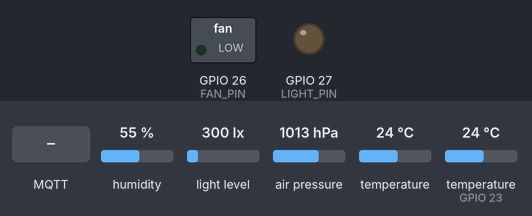
A sketch run on a simulated ESP32. Shown: switched loads named in the sketch (green lamp = pin HIGH), output pins drawn as LEDs (lit = HIGH). Inputs (shaded band) come from the test bench; at power-on: light level 300 lx, humidity 55 %, air pressure 1013 hPa, temperature 24 °C, temperature (sensor on GPIO 23) 24 °C. WiFi joins after 1.5 s; servers stay silent unless stated; random numbers use the default seed unless the sketch sets one; no MQTT or app messages arrive unless stated; what the sketch prints to the serial monitor is not drawn.

Above: at 2.7 s.
2.8 s: light level set to 32 lx
5.2 s: light level set to 27 lx
At 7.2 s:
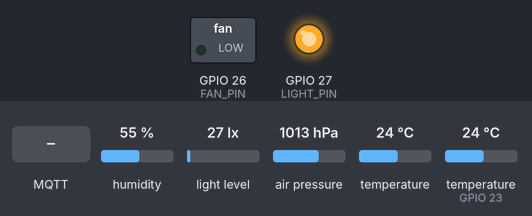
7.5 s: humidity set to 59 %
9.3 s: humidity set to 62 %
At 11.2 s:
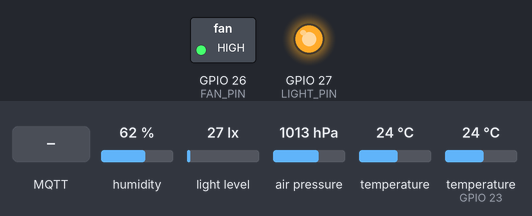
11.6 s: MQTT message "mode-toggle" arrives on the first subscribed topic
At 12.0 s:
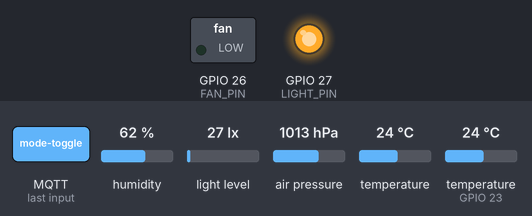
13.1 s: MQTT message "fan-toggle" arrives on the first subscribed topic
At 14.3 s:
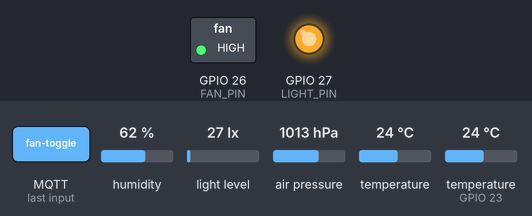
Timing chart, 0 to 15.6 s (numbered marks = the images above; inputs shaded):
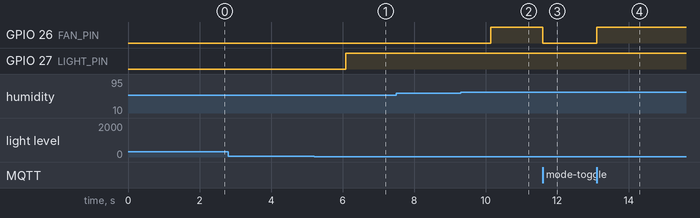

Measured:
- the behaviour switches between 30 and 29 lx on light level (found by bisection; images 0 and 1)
- the behaviour switches between 60 and 61 % on humidity (found by bisection; images 1 and 2)
- after the input at 2.8 s, every drawn part: stays the same
- after the input at 5.2 s, GPIO 27 (LIGHT_PIN): LOW → HIGH after 0.89 s
- after the input at 7.5 s, every drawn part: stays the same
- after the input at 9.3 s, GPIO 26 (FAN_PIN): LOW → HIGH after 0.84 s
- after the input at 11.6 s, GPIO 26 (FAN_PIN): HIGH → LOW at once
- after the input at 13.1 s, GPIO 26 (FAN_PIN): LOW → HIGH at once

The sketch:

esp32_firmware.ino
```cpp
#include <WiFiClientSecure.h> // For SSL
#include <PubSubClient.h>     // For MQTT
#include <ArduinoJson.h>      // For creating JSON
#include <Wire.h>
#include <BH1750.h>
#include <DHT.h>
#include <Adafruit_Sensor.h>
#include <Adafruit_BMP280.h>

// --- ⚠️ 1. CONFIGURE YOUR WIFI ⚠️ ---
const char *ssid = "Tanmay";
const char *password = "tnmy9416";
// ---

// --- ⚠️ 2. CONFIGURE YOUR MQTT BROKER ⚠️ ---
const char* mqtt_server = "afc8a0ac2ccf462c8f92b932403518df.s1.eu.hivemq.cloud";
const char* mqtt_user = "hivemq.webclient.1761751067946";
const char* mqtt_pass = "wy.b7f8cB*0GTUW&4Ha:";
const int mqtt_port = 8883; // Standard MQTT SSL Port (NOT the WebSocket port)
// ---

// WiFi and MQTT Clients
WiFiClientSecure espClient;
PubSubClient client(espClient);

// Define pins for DHT sensor and control
#define DHTPIN 23
#define DHTTYPE DHT11
DHT dht(DHTPIN, DHTTYPE);

// Define pins for light and fan control
#define FAN_PIN 26
#define LIGHT_PIN 27

// Light sensor
BH1750 lightMeter;

// BMP280 pressure and temperature sensor
Adafruit_BMP280 bmp;

// Control states for manual operation
bool fanState = false;
bool lightState = false;
bool manualMode = false;

// States when in auto mode
bool autoFan = false;
bool autoLight = false;

// Cached sensor values
float cachedInsideTemp = 0;
float cachedInsideHum = 0;
float cachedOutsideTemp = 0;
float cachedOutsideHum = 0;
float cachedOutsidePress = 0;
float cachedLux = 0;

unsigned long lastSensorUpdate = 0;
const unsigned long sensorInterval = 2000;

// Reads and updates all sensor values
void readSensors() {
  float t = dht.readTemperature();
  float h = dht.readHumidity();
  if (!isnan(t)) {
    cachedInsideTemp = t;
    cachedInsideHum = h;
    cachedOutsideHum = h; // Use the same humidity value for both
  }

  cachedOutsideTemp = bmp.readTemperature();
  cachedOutsidePress = bmp.readPressure() / 100.0; // Convert Pa to hPa

  // Read actual BH1750 sensor
  cachedLux = lightMeter.readLightLevel();
}

// Checks and updates the state of fan and light based on sensor readings
void checkAutomation() {
  if (manualMode) return;

  // Fan automation logic
  if (cachedInsideTemp > 28 || cachedInsideHum > 60) {
    autoFan = true;
  } else {
    autoFan = false;
  }

  // Light automation logic - Persistent ON once triggered
  const float LIGHT_ON_THRESHOLD = 30.0;
  if (!autoLight) {
    if (cachedLux < LIGHT_ON_THRESHOLD) {
      autoLight = true;
      Serial.println("Light Auto-ON triggered: Lux is low.");
    }
  }
}

// Updates the digital output pins based on the current mode and state
void updateControlPins() {
  if (manualMode) {
    digitalWrite(FAN_PIN, fanState ? HIGH : LOW);
    digitalWrite(LIGHT_PIN, lightState ? HIGH : LOW);
  } else {
    digitalWrite(FAN_PIN, autoFan ? HIGH : LOW);
    digitalWrite(LIGHT_PIN, autoLight ? HIGH : LOW);
  }
}

// Publish the current control status to the "project/status" topic
void publishStatus() {
  StaticJsonDocument<200> doc;
  doc["fan"] = manualMode ? fanState : autoFan;
  doc["light"] = manualMode ? lightState : autoLight;
  doc["mode"] = manualMode ? "Manual" : "Auto";

  char buffer[200];
  serializeJson(doc, buffer);

  client.publish("project/status", buffer);
}

// Publish the current sensor readings to the "project/sensors" topic
void publishSensors() {
  StaticJsonDocument<300> doc;
  doc["insideTemp"] = cachedInsideTemp;
  doc["insideHum"] = cachedInsideHum;
  doc["outsideTemp"] = cachedOutsideTemp;
  doc["outsideHum"] = cachedOutsideHum;
  doc["outsidePress"] = cachedOutsidePress;
  doc["lightLux"] = cachedLux;

  char buffer[300];
  serializeJson(doc, buffer);

  client.publish("project/sensors", buffer);
}

// This function is called when a message arrives on a subscribed topic
void mqtt_callback(char* topic, byte* payload, unsigned int length) {
  Serial.print("Message arrived [");
  Serial.print(topic);
  Serial.print("] ");

  String message;
  for (int i = 0; i < length; i++) {
    message += (char)payload[i];
  }
  Serial.println(message);

  // Logic from your old WebSocket handler
  if (message == "mode-toggle") {
    manualMode = !manualMode;

    if (!manualMode) {
      // Switched from Manual to Auto
      autoLight = lightState;
    } else {
      // Switched from Auto to Manual
      lightState = autoLight;
    }
    Serial.println("Mode changed to: " + String(manualMode ? "Manual" : "Auto"));

  } else if (message == "fan-toggle") {
    if (manualMode) {
      fanState = !fanState;
      Serial.println("Fan toggled: " + String(fanState ? "ON" : "OFF"));
    }
  } else if (message == "light-toggle") {
    if (manualMode) {
      lightState = !lightState;
      Serial.println("Light toggled: " + String(lightState ? "ON" : "OFF"));
    }
  }

  updateControlPins();
  publishStatus(); // Immediately publish the change
}

// Reconnects to the MQTT broker
void reconnect() {
  while (!client.connected()) {
    Serial.print("Attempting MQTT connection...");
    // Create a client ID
    String clientId = "esp32-client-";
    clientId += String(random(0xffff), HEX);

    if (client.connect(clientId.c_str(), mqtt_user, mqtt_pass)) {
      Serial.println("connected");
      // Subscribe to the control topic
      client.subscribe("project/control");
      // Publish initial status
      publishStatus();
    } else {
      Serial.print("failed, rc=");
      Serial.print(client.state());
      Serial.println(" try again in 5 seconds");
      delay(5000);
    }
  }
}

// --- SETUP ---
void setup() {
  Serial.begin(115200);
  Wire.begin();

  dht.begin();
  pinMode(FAN_PIN, OUTPUT);
  pinMode(LIGHT_PIN, OUTPUT);
  digitalWrite(FAN_PIN, LOW);
  digitalWrite(LIGHT_PIN, LOW);

  if (!lightMeter.begin(BH1750::CONTINUOUS_HIGH_RES_MODE)) {
    Serial.println("BH1750 initialization failed");
  }

  if (!bmp.begin(0x76)) {
    if (!bmp.begin(0x77)) {
      Serial.println("BMP280 initialization failed on both addresses!");
    }
  }

  bmp.setSampling(Adafruit_BMP280::MODE_NORMAL,
                  Adafruit_BMP280::SAMPLING_X2,
                  Adafruit_BMP280::SAMPLING_X16,
                  Adafruit_BMP280::FILTER_X16,
                  Adafruit_BMP280::STANDBY_MS_500);

  // Connect to WiFi
  Serial.print("Connecting to WiFi");
  WiFi.begin(ssid, password);
  while (WiFi.status() != WL_CONNECTED) {
    delay(500);
    Serial.print(".");
  }
  Serial.println("\nWiFi connected");
  Serial.print("IP address: ");
  Serial.println(WiFi.localIP());

  // Use setInsecure() for testing.
  // For production, you should use setCACert() with HiveMQ's root cert.
  espClient.setInsecure();

  // Configure MQTT
  client.setServer(mqtt_server, mqtt_port);
  client.setCallback(mqtt_callback);
}

// --- LOOP ---
void loop() {
  if (!client.connected()) {
    reconnect();
  }
  client.loop(); // Handles MQTT messages

  if (millis() - lastSensorUpdate > sensorInterval) {
    readSensors();
    checkAutomation();
    updateControlPins();

    // Publish sensor data and status
    publishSensors();
    publishStatus();

    lastSensorUpdate = millis();
  }
}
```
